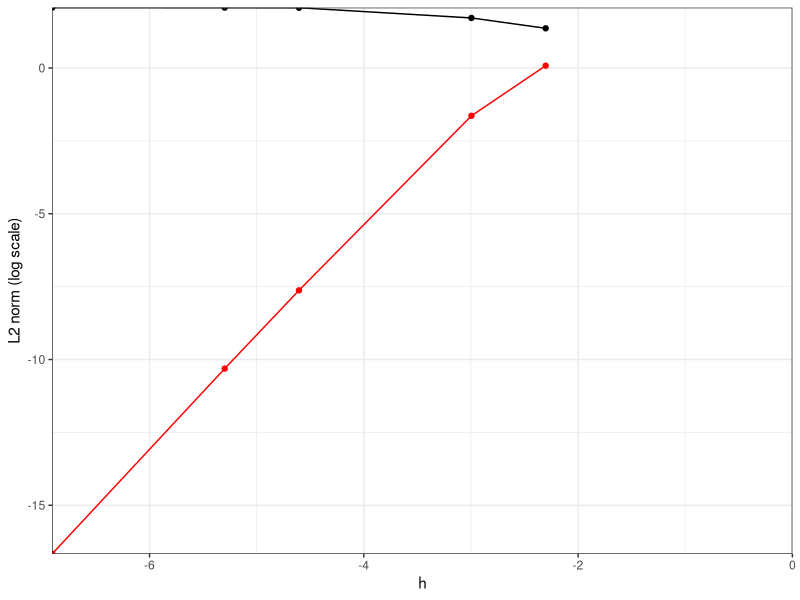

Write R code to recreate this figure.
## script to generate plot for PS1 2b
library(ggplot2)

dat <- read.csv("L2_h.csv", header = FALSE)

colnames(dat) = c("h", "x_norm", "y_norm")
dat$x_norm <- log(dat$x_norm)
dat$y_norm <- log(dat$y_norm)
dat$h <- log(dat$h)

out <- ggplot(dat, aes(x = h)) +
    geom_point(aes(y = x_norm), color = "red") +
    geom_line(aes(y = x_norm), color = "red") +
    geom_point(aes(y = y_norm), color = "black") + 
    geom_line(aes(y = y_norm), color = "black") +
    xlab("h") +
    ylab("L2 norm (log scale)") +
    scale_y_continuous(expand = c(0,0), limits = c(NA, NA)) +
    scale_x_continuous(expand = c(0,0), limits = c(NA, 0)) +
    theme_bw()

is.vector(out)

filepath <- "p2b.png"
ggsave(filepath, out)


 



